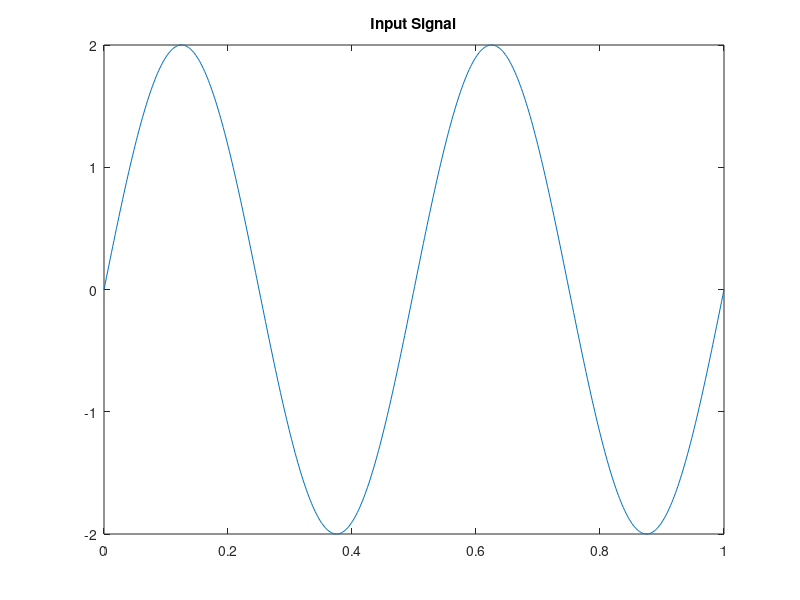
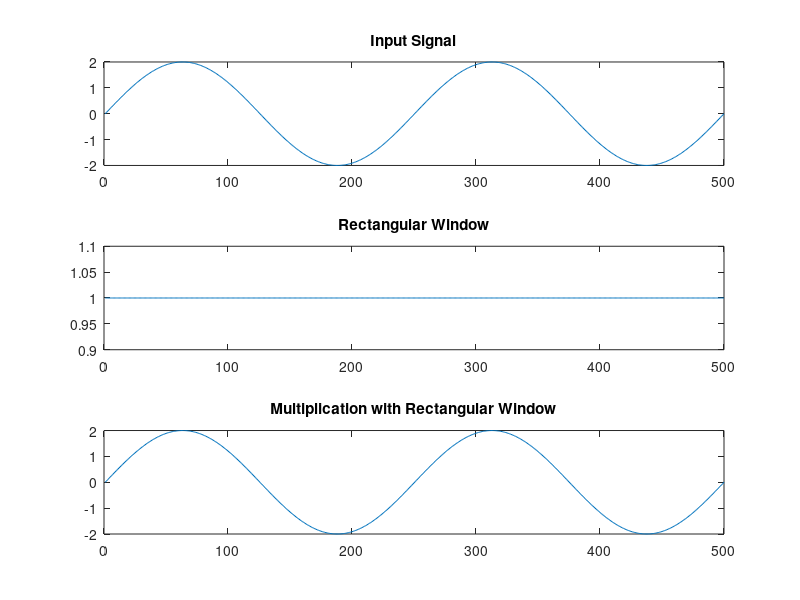
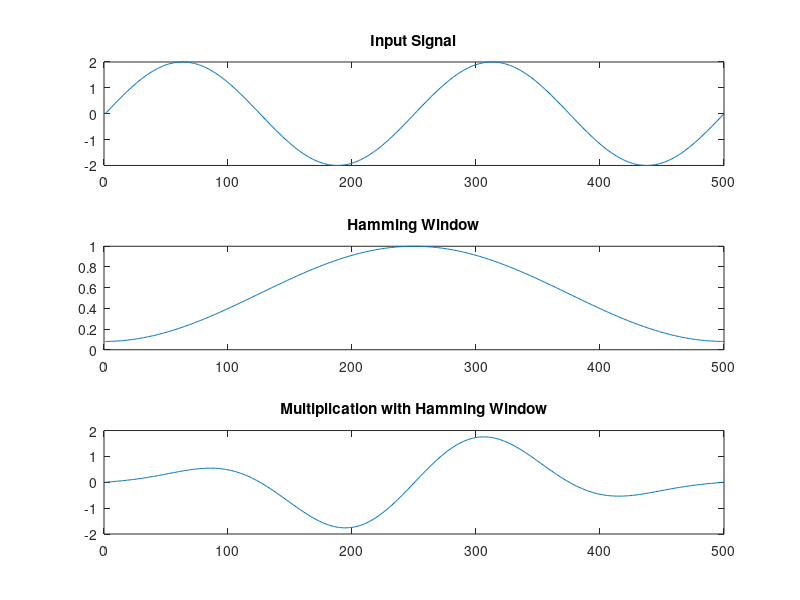
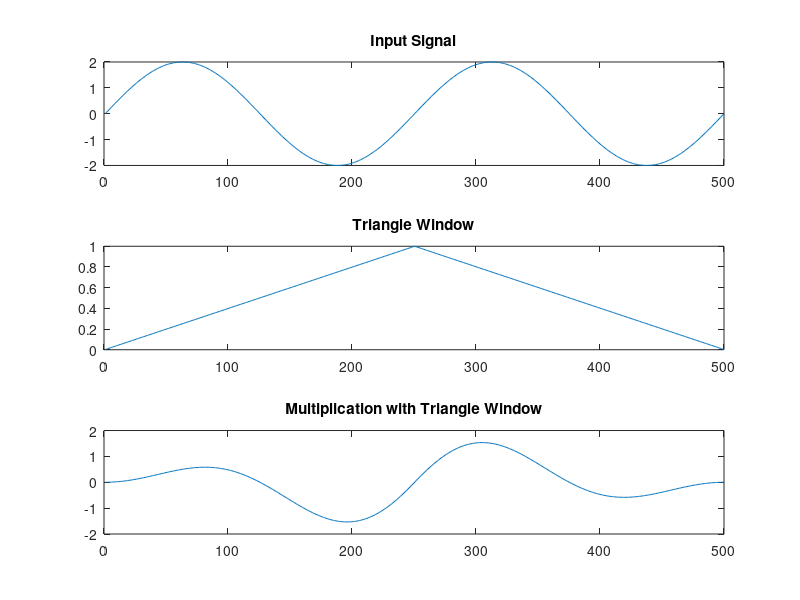

Source code (MATLAB) for these figures, in order:
close all;
clear all;
clc;

%% x(t) = 2sin(2*pi*1000*t)
N = 500;
t = linspace(0,1,N);
xt = 2 * sin(2 * pi * 1000* t);
figure;
plot(t,xt);
title('Input Signal');

%% Multiplication with Rectangular Window
rw = ones(1, N);
figure;
subplot(3,1,1);
plot(xt);
title('Input Signal');
subplot(3,1,2);
plot(rw);
title('Rectangular Window')
y = xt .* rw;
subplot(3,1,3);
plot(y);
title('Multiplication with Rectangular Window')

%% Multiplication with hamming window
for n = 1:500;
    hw(n) = 0.54 - 0.46 * cos (2 * pi * n / N);
end
figure;
subplot(3,1,1);
plot(xt);
title('Input Signal');
subplot(3,1,2);
plot(hw);
title('Hamming Window')
y = xt .* hw;
subplot(3,1,3);
plot(y);
title('Multiplication with Hamming Window')

%% Multiplication With Triangle Window
M = N/2;
for n = 1:M
    tw1(n) = (2 * n - 1)/N;
end
for n = M+1:N
    tw2(n) = 2 - (2 * n - 1)/N;
end
tw2 = tw2(M+1:end);
tw = [tw1, tw2];
figure;
subplot(3,1,1);
plot(xt);
title('Input Signal');
subplot(3,1,2);
plot(tw);
title('Triangle Window')
y = xt .* tw;
subplot(3,1,3);
plot(y);
title('Multiplication with Triangle Window')


